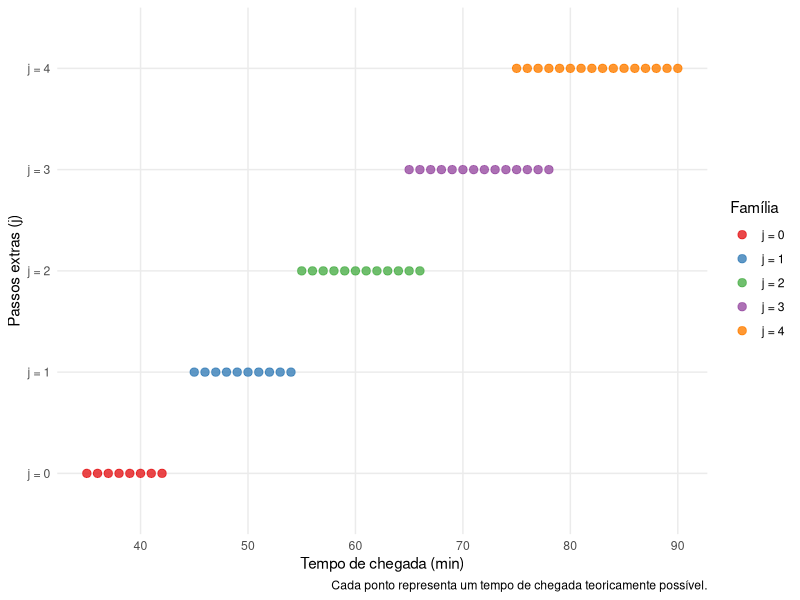
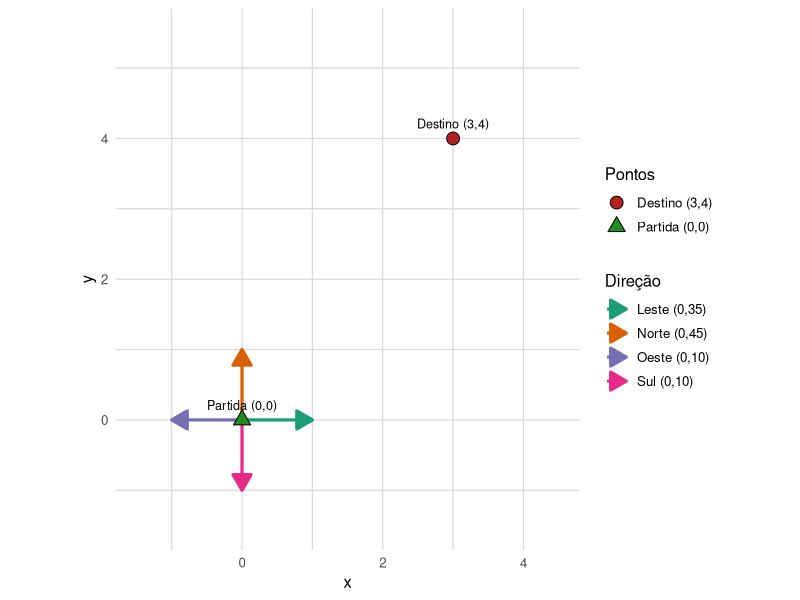
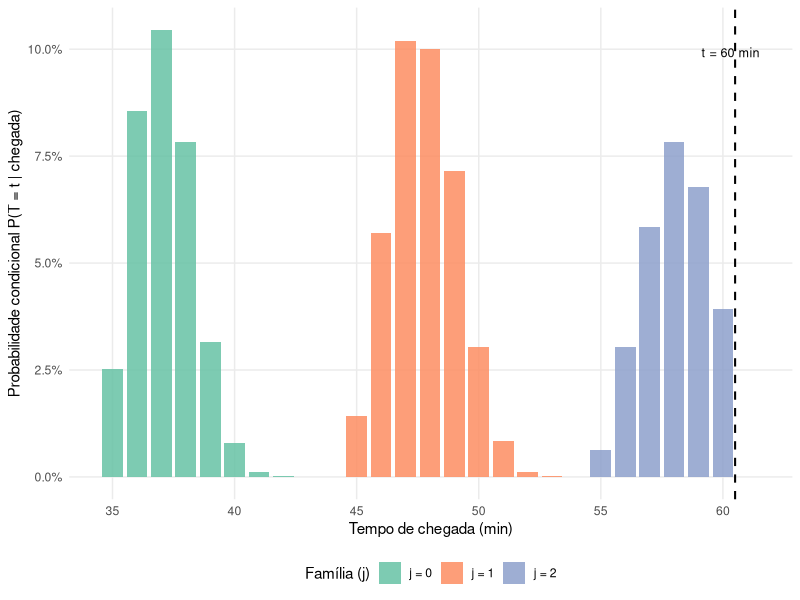
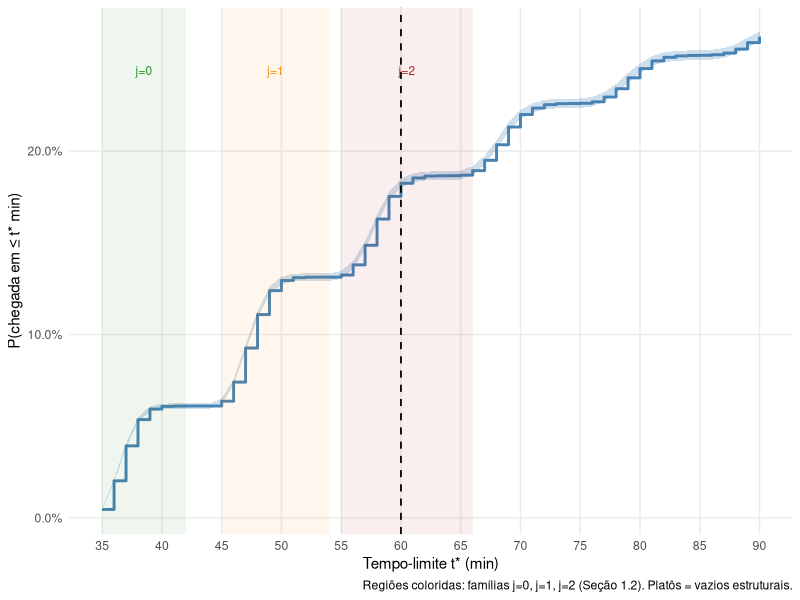
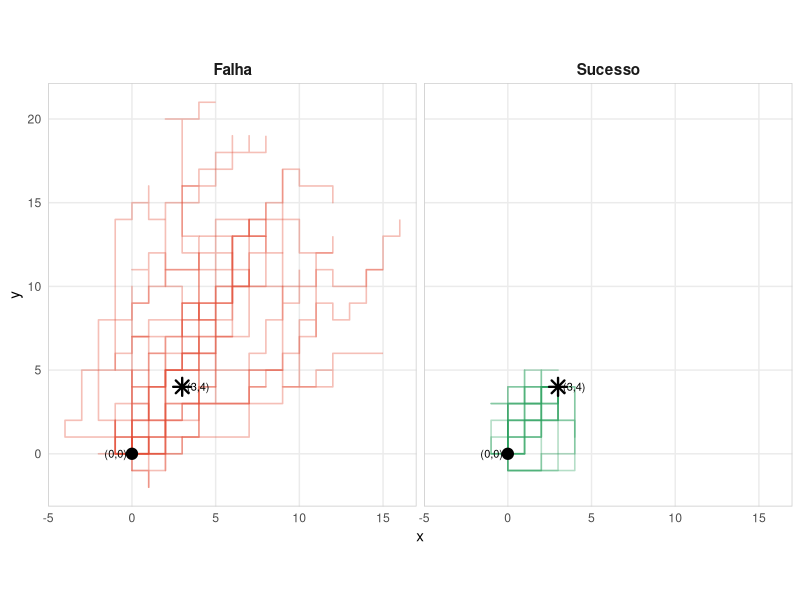
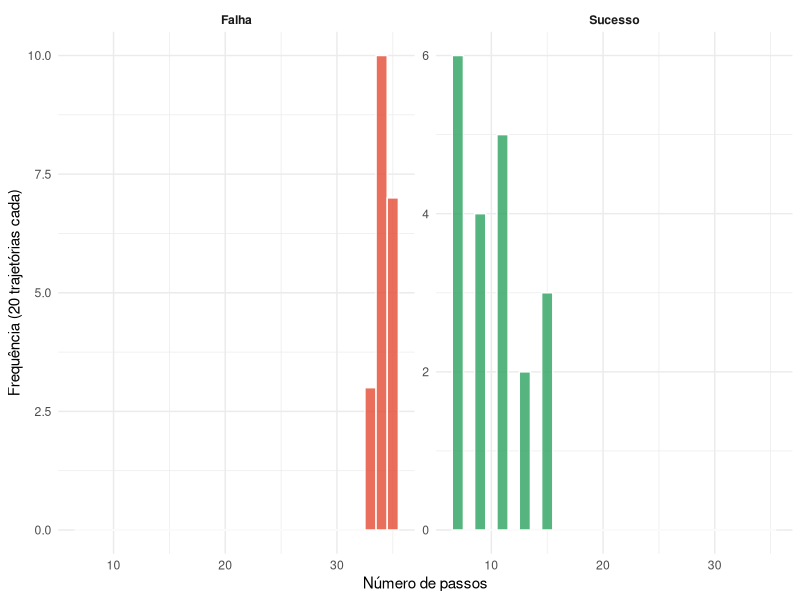
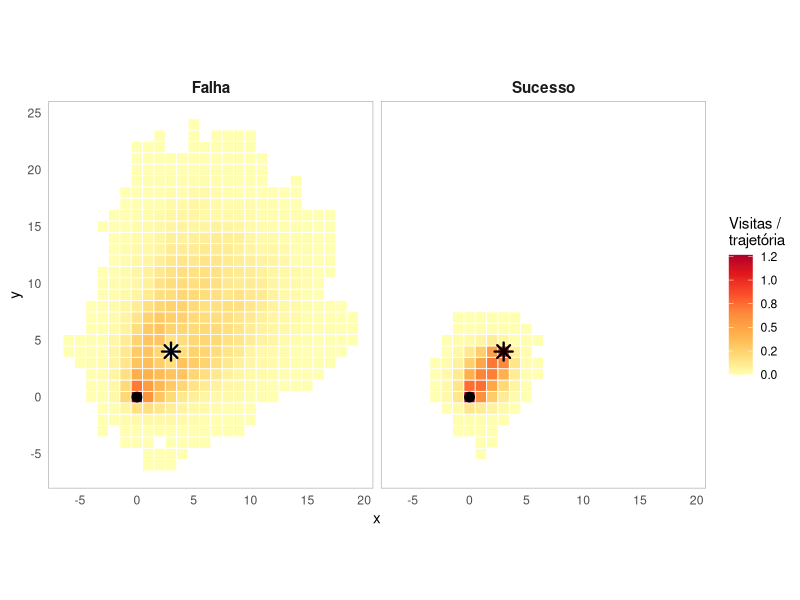
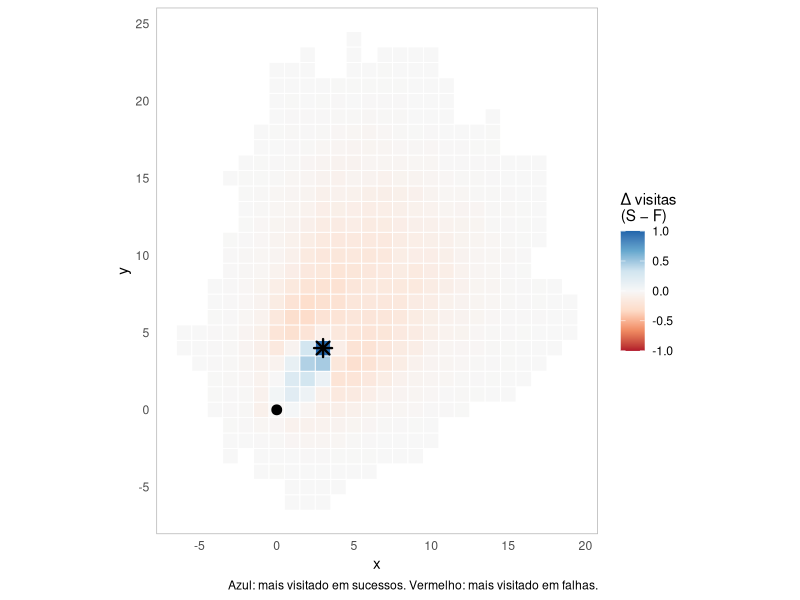

These figures' R source, in order:
## ---- chunk 1
# Pacotes utilizados
library(ggplot2)
library(dplyr)
library(scales)

# Semente
set.seed(777)

## ---- chunk 2
p35 <- choose(7,3) * 0.35^3 * 0.45^4 * 0.70^7

familias <- lapply(0:4, function(j) {
  n <- 7 + 2 * j
  data.frame(t = seq(35 + 10*j, 35 + 10*j + n), j = factor(paste0("j = ", j)))
})
familias_df <- do.call(rbind, familias)

ggplot(familias_df, aes(x = t, y = j, color = j)) +
  geom_point(size = 2.5, alpha = 0.8) +
  scale_color_brewer(palette = "Set1", name = "Família") +
  labs(x = "Tempo de chegada (min)", y = "Passos extras (j)",
       caption = "Cada ponto representa um tempo de chegada teoricamente possível.") +
  theme_minimal(base_size = 11) +
  theme(legend.position = "right", panel.grid.minor = element_blank())
## ---- chunk 3

# Setas e probabilidades a partir da origem
movimentos <- data.frame(
  x    = 0, y = 0,
  xend = c(1, 0, 0, -1),
  yend = c(0, 1, -1, 0),
  dir  = c("Leste (0,35)", "Norte (0,45)", "Sul (0,10)", "Oeste (0,10)")
)

pontos <- data.frame(
  x    = c(0, 3),
  y    = c(0, 4),
  tipo = c("Partida (0,0)", "Destino (3,4)")
)

ggplot() +
  geom_vline(xintercept = -1:4, color = "grey85", linewidth = 0.4) +
  geom_hline(yintercept = -1:5, color = "grey85", linewidth = 0.4) +
  geom_segment(
    data = movimentos,
    aes(x = x, y = y, xend = xend, yend = yend, color = dir),
    arrow = arrow(length = unit(0.18, "inches"), type = "closed"),
    linewidth = 1.1
  ) +
  geom_point(
    data = pontos, 
    aes(x = x, y = y, shape = tipo, fill = tipo),
    size = 4, color = "black", stroke = 0.5
  ) +
  geom_text(
    data = pontos, aes(x = x, y = y, label = tipo),
    vjust = -1, size = 3.2
  ) +
  scale_color_brewer(palette = "Dark2", name = "Direção") +
  scale_shape_manual(
    values = c("Partida (0,0)" = 24, "Destino (3,4)" = 21),
    name = "Pontos"
  ) +
  scale_fill_manual(
    values = c("Partida (0,0)" = "forestgreen", "Destino (3,4)" = "firebrick"),
    name = "Pontos"
  ) +
  coord_fixed(xlim = c(-1.5, 4.5), ylim = c(-1.5, 5.5)) +
  labs(x = "x", y = "y") +
  theme_minimal(base_size = 12) +
  theme(
    legend.position  = "right",
    panel.grid.major = element_blank()
  )
## ---- chunk 4
# Parâmetros globais do problema
DESTINO       <- c(3, 4)
TEMPO_QUADRA  <- 5   
TEMPO_DECISAO <- 1   
P_SEM_ATRASO  <- 0.7
PROBS_DIR     <- c(leste = 0.35, norte = 0.45, sul = 0.10, oeste = 0.10)
DELTAS <- list(
  leste  = c( 1L,  0L),
  norte  = c( 0L,  1L),
  sul    = c( 0L, -1L),
  oeste  = c(-1L,  0L)
)
DIRS        <- names(DELTAS)
PROBS_VEC   <- c(0.35, 0.45, 0.10, 0.10)

# Função principal
#
# Simula uma tentativa do bêbado.
#
# Argumentos:
#   tempo_max    : limite de tempo em minutos (critério de parada)
#   guardar_traj : se TRUE, armazena todas as coordenadas visitadas
#
# Retorna uma lista com:
#   $chegou  : logical — TRUE se o destino foi alcançado
#   $tempo   : numeric — tempo acumulado ao encerrar a tentativa
#   $traj    : matriz Nx2 com as coordenadas (apenas se guardar_traj = TRUE)

simular_bebado <- function(tempo_max, guardar_traj = FALSE) {
  pos   <- c(0L, 0L)
  tempo <- 0

  # pré-aloca trajetória só quando necessário
  if (guardar_traj) {
    traj        <- matrix(0L, nrow = 500L, ncol = 2L)
    traj[1L, ]  <- pos
    passo_traj  <- 1L
  }

  repeat {
    # atraso de decisão (30% das esquinas)
    if (runif(1L) > P_SEM_ATRASO) tempo <- tempo + TEMPO_DECISAO

    # escolhe direção e avança
    dir <- sample(DIRS, 1L, prob = PROBS_VEC)
    pos <- pos + DELTAS[[dir]]
    tempo <- tempo + TEMPO_QUADRA

    # salva posição se modo trajetória
    if (guardar_traj) {
      passo_traj         <- passo_traj + 1L
      traj[passo_traj, ] <- pos
    }

    # verifica chegada antes do limite de tempo
    if (pos[1L] == DESTINO[1L] && pos[2L] == DESTINO[2L]) {
      return(list(
        chegou = TRUE,
        tempo  = tempo,
        traj   = if (guardar_traj) traj[seq_len(passo_traj), , drop = FALSE] else NULL
      ))
    }

    # critério de parada por tempo
    if (tempo >= tempo_max) {
      return(list(
        chegou = FALSE,
        tempo  = tempo,
        traj   = if (guardar_traj) traj[seq_len(passo_traj), , drop = FALSE] else NULL
      ))
    }
  }
}
## ---- chunk 5
N         <- 100000L
TEMPO_MAX <- 180

resultados <- replicate(N, simular_bebado(TEMPO_MAX), simplify = FALSE)

chegou <- vapply(resultados, `[[`, logical(1L),  "chegou")
tempo  <- vapply(resultados, `[[`, numeric(1L),  "tempo")
## ---- chunk 6
tempos_chegada <- tempo[chegou]

# P(t = 35) marginal: chegadas com t = 35 sobre TODAS as N simulações
p35_sim <- mean(chegou & tempo == 35)
p35_teo <- choose(7, 3) * 0.35^3 * 0.45^4 * 0.70^7

# Criar data frame com os resultados
sanity_df <- data.frame(
  Verificação = c(
    "Tempo mínimo de chegada",
    "Chegadas com $t < 35$ min",
    "Probabilidade $t = 35$ min",
    "Taxa de chegada ($\\leq 60$ min)"
  ),
  Observado = c(
    paste0(min(tempos_chegada), " min"),
    paste0(sum(tempos_chegada < 35), " casos"),
    sprintf("%.4f", p35_sim),
    sprintf("%.1f\\%%", 100 * mean(chegou & tempo <= 60))  # filtro explícito: ≤ 60
  ),
  Esperado = c(
    "$\\geq 35$ min",
    "0 casos",
    sprintf("%.4f", p35_teo),
    "---"
  ),
  Status = c(
    ifelse(min(tempos_chegada) >= 35, "$\\checkmark$", "$\\times$"),
    ifelse(sum(tempos_chegada < 35) == 0, "$\\checkmark$", "$\\times$"),
    ifelse(abs(p35_sim - p35_teo) < 0.001, "$\\checkmark$", "$\\times$"),
    "---"
  )
)

knitr::kable(
  sanity_df,
  align = c("l", "c", "c", "c"),
  caption = "Verificação de sanidade dos resultados simulados.",
  col.names = c("Verificação", "Observado", "Esperado", "Status"),
  escape = FALSE
)
## ---- chunk 7
k     <- sum(chegou & tempo <= 60)
p_hat <- mean(chegou & tempo <= 60)
ep    <- sqrt(p_hat * (1 - p_hat) / N)
## ---- chunk 8
wilson_ic <- function(p, n, conf = 0.95) {
  z      <- qnorm(1 - (1 - conf) / 2)
  denom  <- 1 + z^2 / n
  centro <- (p + z^2 / (2 * n)) / denom
  margem <- (z * sqrt(p * (1 - p) / n + z^2 / (4 * n^2))) / denom
  c(inf = centro - margem, sup = centro + margem)
}
ic_wilson <- wilson_ic(p_hat, N)
## ---- chunk 9
B <- 10000L
p_boot  <- rbinom(B, size = N, prob = p_hat) / N
ic_boot <- quantile(p_boot, c(0.025, 0.975))
ep_boot <- sd(p_boot)
## ---- chunk 10
tab <- data.frame(
  Método            = c("Wilson (95%)", "Bootstrap percentil (95%)"),
  `Limite inferior` = unname(c(ic_wilson["inf"], ic_boot[1])),
  `Limite superior` = unname(c(ic_wilson["sup"], ic_boot[2])),
  Amplitude         = unname(c(
    ic_wilson["sup"] - ic_wilson["inf"],
    ic_boot[2]       - ic_boot[1]
  )),
  check.names = FALSE
)

knitr::kable(
  tab, digits = 5, align = "lrrr",
  caption = "Comparação dos intervalos de confiança de 95% para $\\hat{p}$."
)
## ---- chunk 11
m         <- 100L                      # tentativas por grupo
n_grupos  <- N %/% m                  # número de grupos = 1.000

# reorganiza o vetor 'chegou' em matriz (m linhas × n_grupos colunas)
# e soma cada coluna → número de chegadas por grupo
chegadas_100 <- colSums(matrix(chegou & tempo <= 60, nrow = m))

var_obs <- var(chegadas_100)
var_teo <- m * p_hat * (1 - p_hat)

dist_100_tbl <- data.frame(
  Estatística = c(
    "Número de grupos",
    "Tentativas por grupo",
    "Média observada",
    "Média teórica ($m \\cdot \\hat{p}$)",
    "Variância observada",
    "Variância teórica ($m \\cdot \\hat{p} \\cdot (1-\\hat{p})$)",
    "Desvio padrão observado",
    "Erro padrão da média"
  ),
  Valor = c(
    as.character(n_grupos),
    as.character(m),
    sprintf("%.3f", mean(chegadas_100)),
    sprintf("%.3f", m * p_hat),
    sprintf("%.3f", var_obs),
    sprintf("%.3f", var_teo),
    sprintf("%.3f", sd(chegadas_100)),
    sprintf("%.3f", sd(chegadas_100) / sqrt(n_grupos))
  )
)

knitr::kable(
  dist_100_tbl,
  align = c("l", "r"),
  caption = "Estatísticas da distribuição do número de chegadas em 100 tentativas.",
  col.names = c("Estatística", "Valor")
) 
## ---- chunk 12
q_obs <- quantile(chegadas_100, probs = c(0.025, 0.25, 0.5, 0.75, 0.975))

tab_desc <- data.frame(
  Estatística = c("Mínimo", "P2,5%", "Q1 (25%)", "Mediana",
                  "Q3 (75%)", "P97,5%", "Máximo", "Média", "DP"),
  Observado   = c(min(chegadas_100), q_obs,
                  max(chegadas_100), mean(chegadas_100), sd(chegadas_100)),
  Teórico     = c(
    qbinom(0,      m, p_hat),
    qbinom(0.025,  m, p_hat),
    qbinom(0.25,   m, p_hat),
    qbinom(0.5,    m, p_hat),
    qbinom(0.75,   m, p_hat),
    qbinom(0.975,  m, p_hat),
    qbinom(1,      m, p_hat),
    m * p_hat,
    sqrt(m * p_hat * (1 - p_hat))
  )
)

knitr::kable(
  tab_desc, digits = 3, align = "lrr",
  caption = paste0(
    "Estatísticas descritivas da distribuição simulada do número de chegadas ",
    "em $m = 100$ tentativas versus referência Binomial$(100,\\, \\hat{p})$."
  )
)
## ---- chunk 13
k_full       <- 0:m
obs_full     <- integer(m + 1L)
names(obs_full) <- k_full

obs_tab              <- table(chegadas_100)
obs_full[names(obs_tab)] <- as.integer(obs_tab)

esp_full <- dbinom(k_full, size = m, prob = p_hat) * n_grupos

idx_inf <- min(which(cumsum(esp_full) >= 5))
idx_sup <- length(esp_full) - min(which(rev(cumsum(rev(esp_full))) >= 5)) + 1L

obs_freq_g <- c(
  sum(obs_full[seq_len(idx_inf)]),
  obs_full[(idx_inf + 1L):(idx_sup - 1L)],
  sum(obs_full[idx_sup:length(obs_full)])
)
esp_freq_g <- c(
  sum(esp_full[seq_len(idx_inf)]),
  esp_full[(idx_inf + 1L):(idx_sup - 1L)],
  sum(esp_full[idx_sup:length(esp_full)])
)
chi2_stat <- sum((obs_freq_g - esp_freq_g)^2 / esp_freq_g)
chi2_gl   <- length(obs_freq_g) - 2L  
chi2_pval <- pchisq(chi2_stat, df = chi2_gl, lower.tail = FALSE)
## ---- chunk 14
# Tabela com resultados do teste
aderencia_tbl <- data.frame(
  Componente = c(
    "Estatística $\\chi^2$",
    "Graus de liberdade",
    "p-valor",
    "Nível de significância ($\\alpha$)",
    "Conclusão"
  ),
  Valor = c(
    sprintf("%.3f", chi2_stat),
    as.character(chi2_gl),
    sprintf("%.4f", chi2_pval),
    "0.05",
    if (chi2_pval > 0.05) {
      "Não rejeita $H_0$: modelo Binomial adequado"
    } else {
      "Rejeita $H_0$: evidência contra o modelo Binomial"
    }
  )
)

knitr::kable(
  aderencia_tbl,
  align = c("l", "r"),
  caption = "Resultado do teste de aderência qui-quadrado para a distribuição Binomial(100, $\\hat{p}$).",
  col.names = c("Componente", "Valor"),
  escape = FALSE
)
## ---- chunk 15
# somente chegadas
t_cheg   <- tempo[chegou & tempo <= 60]

# valores únicos observados — devem ser todos ≥ 35
t_unicos <- sort(unique(t_cheg))
# Tabela com os primeiros tempos
tempos_iniciais <- data.frame(
  Posição = 1:15,
  `Tempo (min)` = t_unicos[1:15],
  check.names = FALSE
)

knitr::kable(
  tempos_iniciais,
  align = c("c", "c"),
  caption = "Primeiros 15 tempos de chegada únicos observados.",
  col.names = c("Posição", "Tempo (min)")
) 

# Estatísticas resumo
estrutura_tbl <- data.frame(
  Característica = c(
    "Total de valores distintos",
    "Tempo mínimo",
    "Tempo máximo",
    "Amplitude total",
    "Tempos impossíveis ($43 \\leq t \\leq 44$)"
  ),
  Valor = c(
    as.character(length(t_unicos)),
    paste0(min(t_unicos), " min"),
    paste0(max(t_unicos), " min"),
    paste0(max(t_unicos) - min(t_unicos), " min"),
    paste0(sum(t_cheg > 42 & t_cheg < 45), " observados (esperado: 0)")
  )
)

knitr::kable(
  estrutura_tbl,
  align = c("l", "r"),
  caption = "Estrutura da distribuição dos tempos de chegada.",
  col.names = c("Característica", "Valor")
)
## ---- chunk 16
tab_t <- data.frame(
  Estatística = c("Mínimo", "P2,5%", "Q1 (25%)", "Mediana",
                  "Média", "Q3 (75%)", "P97,5%", "Máximo", "DP"),
  Valor = c(
    min(t_cheg),
    quantile(t_cheg, 0.025),
    quantile(t_cheg, 0.25),
    median(t_cheg),
    mean(t_cheg),
    quantile(t_cheg, 0.75),
    quantile(t_cheg, 0.975),
    max(t_cheg),
    sd(t_cheg)
  )
)

knitr::kable(
  tab_t, digits = 2, align = "lr",
  caption = "Estatísticas descritivas da distribuição dos tempos de chegada (tentativas bem-sucedidas)."
)
## ---- chunk 17

# frequência relativa de cada tempo (condicional às chegadas)
pdf_df <- as.data.frame(table(t_cheg)) |>
  dplyr::mutate(
    t    = as.integer(as.character(t_cheg)),
    prob = Freq / sum(Freq),
    # família j de cada tempo
    j    = factor(floor((t - 35) / 10),
                  labels = paste0("j = ", 0:floor((max(t) - 35) / 10)))
  )

ggplot(pdf_df, aes(x = t, y = prob, fill = j)) +
  geom_col(width = 0.85, alpha = 0.85) +
  geom_vline(xintercept = 60.5, linetype = "dashed",
             linewidth = 0.7, color = "black",) +
  annotate("text", x = 61.5, y = max(pdf_df$prob) * 0.95,
           label = "t = 60 min", hjust = 1, size = 3.2) +
  scale_fill_brewer(palette = "Set2", name = "Família (j)") +
  scale_x_continuous(breaks = seq(35, max(pdf_df$t), by = 5)) +
  scale_y_continuous(labels = scales::percent_format(accuracy = 0.1)) +
  labs(
    x = "Tempo de chegada (min)",
    y = "Probabilidade condicional P(T = t | chegada)"
  ) +
  theme_minimal(base_size = 11) +
  theme(legend.position = "bottom",
        panel.grid.minor = element_blank())
## ---- chunk 18
# IC bootstrap para a média dos tempos de chegada
B_med    <- 5000L
med_boot <- replicate(B_med,
              mean(sample(t_cheg, length(t_cheg), replace = TRUE)))

ic_med <- quantile(med_boot, c(0.025, 0.975))

media_tbl <- data.frame(
  Métrica = c(
    "Média",
    "Mediana", 
    "Desvio padrão",
    "IC 95\\% inferior (Bootstrap)",
    "IC 95\\% superior (Bootstrap)",
    "Q1 (25\\%)",
    "Q3 (75\\%)",
    "Mínimo",
    "Máximo"
  ),
  Valor = c(
    sprintf("%.2f min", mean(t_cheg)),
    sprintf("%.0f min", median(t_cheg)),
    sprintf("%.2f min", sd(t_cheg)),
    sprintf("%.2f min", ic_med[1]),
    sprintf("%.2f min", ic_med[2]),
    sprintf("%.0f min", quantile(t_cheg, 0.25)),
    sprintf("%.0f min", quantile(t_cheg, 0.75)),
    sprintf("%.0f min", min(t_cheg)),
    sprintf("%.0f min", max(t_cheg))
  ),
  stringsAsFactors = FALSE
)

knitr::kable(
  media_tbl,
  align = c("l", "r"),
  caption = "Estatísticas descritivas dos tempos de chegada com IC Bootstrap 95\\%.",
  col.names = c("Métrica", "Valor"),
  escape = FALSE
)

## ---- chunk 19
# grade de t* de 35 a 3 horas (limite superior generoso para ver convergência)
t_grid <- 35:180

# p(t*) = proporção de simulações que chegaram em tempo ≤ t*
# (inclui não-chegadas, cujo tempo é "infinito" → nunca contam)
p_grid <- sapply(t_grid, function(t_star) mean(chegou & tempo <= t_star))

# IC de Wilson para cada ponto da grade
ic_grid <- t(sapply(p_grid, wilson_ic, n = N))   # reutiliza wilson_ic() da seção 2.2

curva_df <- data.frame(
  t    = t_grid,
  p    = p_grid,
  inf  = ic_grid[, "inf"],
  sup  = ic_grid[, "sup"]
)

# limite assintótico: probabilidade de chegada com tempo ilimitado
# estimado como p(t* = max observado entre chegadas)
p_assintotico <- mean(chegou)   # = p̂ da seção 2.2

# Marcos de tempo relevantes
marcos <- c(35, 40, 45, 50, 55, 60, 70, 80, 90, 120, 150, 180)

curva_marcos <- data.frame(
  `Tempo-limite $t^*$ (min)` = marcos,
  `$P(T \\leq t^*)$` = sprintf("%.5f", curva_df$p[curva_df$t %in% marcos]),
  `IC 95\\% (inferior)` = sprintf("%.5f", curva_df$inf[curva_df$t %in% marcos]),
  `IC 95\\% (superior)` = sprintf("%.5f", curva_df$sup[curva_df$t %in% marcos]),
  check.names = FALSE
)

# Adicionar linha do limite assintótico
curva_marcos <- rbind(
  curva_marcos,
  data.frame(
    `Tempo-limite $t^*$ (min)` = "$\\infty$",
    `$P(T \\leq t^*)$` = sprintf("%.5f", p_assintotico),
    `IC 95\\% (inferior)` = sprintf("%.5f", wilson_ic(p_assintotico, N)["inf"]),
    `IC 95\\% (superior)` = sprintf("%.5f", wilson_ic(p_assintotico, N)["sup"]),
    check.names = FALSE
  )
)

knitr::kable(
  curva_marcos,
  align = c("c", "c", "c", "c"),
  caption = "Probabilidade estimada de chegada $P(T \\leq t^*)$ para tempos-limite selecionados, com IC de Wilson (95\\%). A última linha mostra o limite assintótico $p(\\infty)$.",
  col.names = c("Tempo-limite $t^*$ (min)", "$P(T \\leq t^*)$", "IC 95\\% inferior", "IC 95\\% superior"),
  escape = FALSE
)
## ---- chunk 20

curva_zoom <- curva_df[curva_df$t <= 90, ]

ggplot(curva_zoom, aes(x = t)) +
  geom_ribbon(aes(ymin = inf, ymax = sup),
              fill = "steelblue", alpha = 0.25) +
  geom_step(aes(y = p), color = "steelblue", linewidth = 1) +
  # família j=0: t ∈ [35, 42]
  annotate("rect", xmin = 35, xmax = 42, ymin = -Inf, ymax = Inf,
           alpha = 0.07, fill = "forestgreen") +
  annotate("text", x = 38.5, y = max(curva_zoom$sup) * 0.92,
           label = "j=0", size = 3, color = "forestgreen") +
  # família j=1: t ∈ [45, 54]
  annotate("rect", xmin = 45, xmax = 54, ymin = -Inf, ymax = Inf,
           alpha = 0.07, fill = "darkorange") +
  annotate("text", x = 49.5, y = max(curva_zoom$sup) * 0.92,
           label = "j=1", size = 3, color = "darkorange") +
  # família j=2: t ∈ [55, 66]
  annotate("rect", xmin = 55, xmax = 66, ymin = -Inf, ymax = Inf,
           alpha = 0.07, fill = "firebrick") +
  annotate("text", x = 60.5, y = max(curva_zoom$sup) * 0.92,
           label = "j=2", size = 3, color = "firebrick") +
  geom_vline(xintercept = 60, linetype = "dashed",
             linewidth = 0.6, color = "black") +
  scale_y_continuous(labels = scales::percent_format(accuracy = 0.1)) +
  scale_x_continuous(breaks = seq(35, 90, by = 5)) +
  labs(
    x       = "Tempo-limite t* (min)",
    y       = "P(chegada em ≤ t* min)",
    caption = "Regiões coloridas: famílias j=0, j=1, j=2 (Seção 1.2). Platôs = vazios estruturais."
  ) +
  theme_minimal(base_size = 11) +
  theme(panel.grid.minor = element_blank())
## ---- chunk 21
# Quanto da probabilidade total já foi capturado em cada marco
# Marcos de tempo para análise de convergência
marcos_conv <- c(35, 45, 55, 60, 70, 90, 120)

# Calcular fração capturada em cada marco
convergencia_tbl <- data.frame(
  `Tempo-limite $t^*$ (min)` = marcos_conv,
  `$P(T \\leq t^*)$` = sprintf("%.5f", curva_df$p[curva_df$t %in% marcos_conv]),
  `Fração de $p(\\infty)$` = sprintf("%.2f\\%%", 
    100 * curva_df$p[curva_df$t %in% marcos_conv] / p_assintotico),
  `Prob. restante` = sprintf("%.2f\\%%", 
    100 * (1 - curva_df$p[curva_df$t %in% marcos_conv] / p_assintotico)),
  check.names = FALSE
)

knitr::kable(
  convergencia_tbl,
  align = c("c", "c", "c", "c"),
  caption = "Taxa de convergência da probabilidade de chegada em direção ao limite assintótico $p(\\infty)$.",
  col.names = c("Tempo-limite $t^*$ (min)", "$P(T \\leq t^*)$", 
                "Fração de $p(\\infty)$", "Prob. restante"),
  escape = FALSE
)
## ---- chunk 22
# simula separadamente sucessos e falhas com trajetória gravada
# repete até obter n_cada de cada tipo
set.seed(777)
n_cada <- 20L   # 20 sucessos + 20 falhas

trajs_suc <- vector("list", n_cada)
trajs_fal <- vector("list", n_cada)
i_s <- 0L; i_f <- 0L

while (i_s < n_cada || i_f < n_cada) {
  res <- simular_bebado(TEMPO_MAX, guardar_traj = TRUE)
  if (res$chegou && i_s < n_cada) {
    i_s <- i_s + 1L
    trajs_suc[[i_s]] <- data.frame(
      res$traj, id = i_s, tipo = "Sucesso"
    )
  } else if (!res$chegou && i_f < n_cada) {
    i_f <- i_f + 1L
    trajs_fal[[i_f]] <- data.frame(
      res$traj, id = i_f, tipo = "Falha"
    )
  }
}

# consolida em um único data frame
traj_df <- dplyr::bind_rows(c(trajs_suc, trajs_fal)) |>
  dplyr::rename(x = X1, y = X2) |>
  dplyr::group_by(id, tipo) |>
  dplyr::mutate(passo = dplyr::row_number()) |>
  dplyr::ungroup()
## ---- chunk 23

# pontos de referência
ref_pts <- data.frame(
  x    = c(0, 3),
  y    = c(0, 4),
  tipo_ref = c("Origem (0,0)", "Destino (3,4)"),
  shape    = c(19, 8)
)

cores <- c("Sucesso" = "#2ca25f", "Falha" = "#e34a33")

ggplot(traj_df, aes(x = x, y = y, group = id, color = tipo)) +
  geom_path(alpha = 0.35, linewidth = 0.55) +
  # origem
  geom_point(
    data = data.frame(x = 0, y = 0),
    aes(x = x, y = y), inherit.aes = FALSE,
    shape = 19, size = 3.5, color = "black"
  ) +
  # destino
  geom_point(
    data = data.frame(x = 3, y = 4),
    aes(x = x, y = y), inherit.aes = FALSE,
    shape = 8, size = 3.5, stroke = 1.2, color = "black"
  ) +
  annotate("text", x = 0, y = 0, label = "(0,0)",
           hjust = 1.2, vjust =  0.5, size = 2.8) +
  annotate("text", x = 3, y = 4, label = "(3,4)",
           hjust = -0.2, vjust =  0.5, size = 2.8) +
  facet_wrap(~tipo, ncol = 2) +
  scale_color_manual(values = cores, guide = "none") +
  coord_fixed() +
  labs(x = "x", y = "y") +
  theme_minimal(base_size = 11) +
  theme(
    panel.grid.minor  = element_blank(),
    strip.text        = element_text(face = "bold", size = 11),
    panel.border      = element_rect(color = "grey80", fill = NA)
  )
## ---- chunk 24

# número de passos por trajetória
n_passos_df <- traj_df |>
  dplyr::group_by(id, tipo) |>
  dplyr::summarise(n_passos = max(passo) - 1L, .groups = "drop")

ggplot(n_passos_df, aes(x = n_passos, fill = tipo)) +
  geom_histogram(binwidth = 1, alpha = 0.8, color = "white",
                 position = "identity") +
  scale_fill_manual(values = cores, name = "Desfecho") +
  facet_wrap(~tipo, scales = "free_y", ncol = 2) +
  labs(
    x = "Número de passos",
    y = "Frequência (20 trajetórias cada)"
  ) +
  theme_minimal(base_size = 11) +
  theme(legend.position = "none",
        strip.text = element_text(face = "bold"))
## ---- chunk 25
set.seed(777)
N_heat  <- 2000L   # 1000 sucessos + 1000 falhas
n_tipo  <- 1000L

heat_suc <- vector("list", n_tipo)
heat_fal <- vector("list", n_tipo)
i_s <- 0L; i_f <- 0L

while (i_s < n_tipo || i_f < n_tipo) {
  res <- simular_bebado(TEMPO_MAX, guardar_traj = TRUE)
  if (res$chegou && i_s < n_tipo) {
    i_s <- i_s + 1L
    heat_suc[[i_s]] <- data.frame(res$traj, tipo = "Sucesso")
  } else if (!res$chegou && i_f < n_tipo) {
    i_f <- i_f + 1L
    heat_fal[[i_f]] <- data.frame(res$traj, tipo = "Falha")
  }
}

heat_df <- dplyr::bind_rows(c(heat_suc, heat_fal)) |>
  dplyr::rename(x = X1, y = X2)
## ---- chunk 26

# frequência de visita por célula, normalizada por n_tipo
heat_count <- heat_df |>
  dplyr::count(x, y, tipo) |>
  dplyr::mutate(freq_rel = n / n_tipo)

# limites simétricos para escala de cor comparável entre painéis
max_freq <- max(heat_count$freq_rel)

ggplot(heat_count, aes(x = x, y = y, fill = freq_rel)) +
  geom_tile(color = "white", linewidth = 0.3) +
  # origem
  geom_point(
    data = data.frame(x = 0, y = 0, tipo = c("Sucesso", "Falha")),
    aes(x = x, y = y), inherit.aes = FALSE,
    shape = 19, size = 3, color = "black"
  ) +
  # destino
  geom_point(
    data = data.frame(x = 3, y = 4, tipo = c("Sucesso", "Falha")),
    aes(x = x, y = y), inherit.aes = FALSE,
    shape = 8, size = 3.5, stroke = 1.2, color = "black"
  ) +
  facet_wrap(~tipo, ncol = 2) +
  scale_fill_distiller(
    palette  = "YlOrRd",
    direction = 1,
    limits   = c(0, max_freq),
    name     = "Visitas /\ntrajetória",
    labels   = scales::number_format(accuracy = 0.1)
  ) +
  coord_fixed() +
  scale_x_continuous(breaks = scales::pretty_breaks()) +
  scale_y_continuous(breaks = scales::pretty_breaks()) +
  labs(x = "x", y = "y") +
  theme_minimal(base_size = 11) +
  theme(
    panel.grid     = element_blank(),
    strip.text     = element_text(face = "bold", size = 11),
    legend.position = "right",
    panel.border   = element_rect(color = "grey70", fill = NA)
  )
## ---- chunk 27

# diferença sucesso - falha por célula
heat_wide <- tidyr::pivot_wider(
  heat_count[, c("x", "y", "tipo", "freq_rel")],
  names_from  = tipo,
  values_from = freq_rel,
  values_fill = 0
) |>
  dplyr::mutate(delta = Sucesso - Falha)

lim_delta <- max(abs(heat_wide$delta))

ggplot(heat_wide, aes(x = x, y = y, fill = delta)) +
  geom_tile(color = "white", linewidth = 0.3) +
  geom_point(
    data = data.frame(x = 0, y = 0),
    aes(x = x, y = y), inherit.aes = FALSE,
    shape = 19, size = 3, color = "black"
  ) +
  geom_point(
    data = data.frame(x = 3, y = 4),
    aes(x = x, y = y), inherit.aes = FALSE,
    shape = 8, size = 3.5, stroke = 1.2, color = "black"
  ) +
  scale_fill_distiller(
    palette   = "RdBu",
    direction = 1,
    limits    = c(-lim_delta, lim_delta),
    name      = "Δ visitas\n(S − F)"
  ) +
  coord_fixed() +
  scale_x_continuous(breaks = scales::pretty_breaks()) +
  scale_y_continuous(breaks = scales::pretty_breaks()) +
  labs(
    x       = "x",
    y       = "y",
    caption = "Azul: mais visitado em sucessos. Vermelho: mais visitado em falhas."
  ) +
  theme_minimal(base_size = 11) +
  theme(
    panel.grid    = element_blank(),
    panel.border  = element_rect(color = "grey70", fill = NA)
  )
## ---- chunk 28
# grade comum de tempos (apenas os possíveis: ≥ 35)
t_cdf <- seq(35, max(t_cheg))

# CDF marginal: conta chegadas com tempo ≤ t* sobre TODAS as simulações
cdf_marginal   <- sapply(t_cdf, function(t) mean(chegou & tempo <= t))

# CDF condicional: ECDF calculada só nos tempos de chegada
ecdf_cond      <- ecdf(t_cheg)
cdf_condicional <- ecdf_cond(t_cdf)

# banda bootstrap para a CDF condicional (percentil 95%)
B_cdf2   <- 2000L
boot_cond <- replicate(B_cdf2, {
  ecdf(sample(t_cheg, length(t_cheg), replace = TRUE))(t_cdf)
})
cdf_cond_inf <- apply(boot_cond, 1, quantile, 0.025)
cdf_cond_sup <- apply(boot_cond, 1, quantile, 0.975)

# consolida
cdf_plot_df <- data.frame(
  t              = t_cdf,
  marginal       = cdf_marginal,
  condicional    = cdf_condicional,
  cond_inf       = cdf_cond_inf,
  cond_sup       = cdf_cond_sup
)
## ---- chunk 29
# quantis da distribuição condicional
probs_q <- c(0.10, 0.25, 0.50, 0.75, 0.90, 0.95, 0.99)
q_vals  <- quantile(t_cheg, probs_q)

tab_q <- data.frame(
  `Quantil` = paste0(100 * probs_q, "%"),
  `t (min)` = as.integer(q_vals),
  `Interpretação` = c(
    "10% dos sucessos chegam até este tempo",
    "25% dos sucessos chegam até este tempo (Q1)",
    "Metade dos sucessos chega até aqui (mediana)",
    "75% dos sucessos chegam até este tempo (Q3)",
    "90% dos sucessos chegam até este tempo",
    "95% dos sucessos chegam até este tempo",
    "99% dos sucessos chegam até este tempo"
  ),
  check.names = FALSE
)

knitr::kable(
  tab_q, align = "rlll",
  caption = "Quantis selecionados da distribuição condicional $F(t \\mid \\text{chegada})$."
)
## ---- chunk 30
sintese_item1 <- data.frame(
  Componente = c(
    "Probabilidade estimada ($\\hat{p}$)",
    "IC Wilson 95\\%",
    "IC Bootstrap 95\\%"
  ),
  Valor = c(
    sprintf("%.5f", p_hat),
    sprintf("[%.5f, %.5f]", ic_wilson["inf"], ic_wilson["sup"]),
    sprintf("[%.5f, %.5f]", ic_boot[1], ic_boot[2])
  )
)

knitr::kable(
  sintese_item1,
  align = c("l", "c"),
  caption = "Síntese dos resultados do Item 1: probabilidade de chegada em até 60 minutos.",
  col.names = c("Componente", "Resultado"),
  escape = FALSE
)
